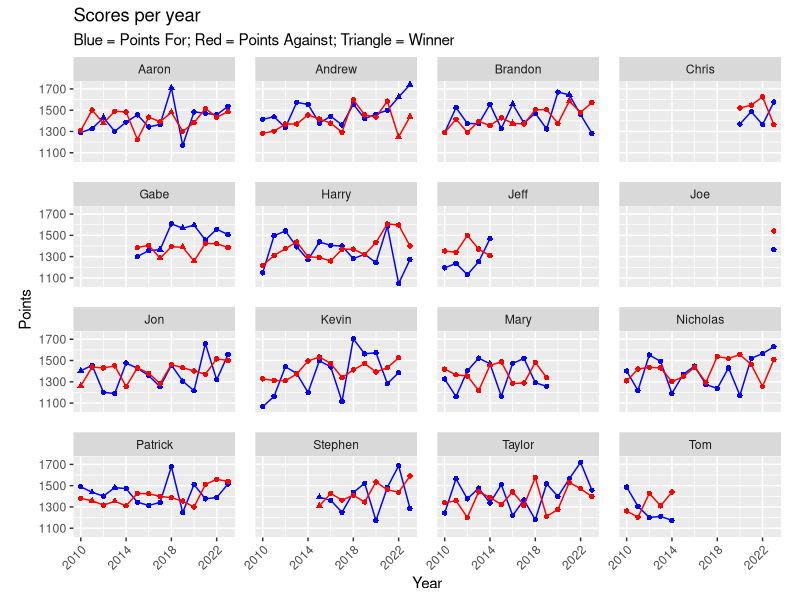

The R script that drew this image:
## ---- chunk 1

library(tidyverse)
library(readr)
library(kableExtra)

## ---- chunk 2
knitr::opts_chunk$set(
  echo = FALSE,   # Hide code
  message = FALSE, # Hide messages
  warning = FALSE, # Hide warnings
  results = 'show' # Hide results
)
## ---- chunk 3


teams1_info_2023_thru_2010_updated <- read_csv("teams1_info_2023_thru_2014_updated_csv.csv", 
  col_types = cols(
    `Team ID` = col_double(),               
    `Owner First Name` = col_character(),   
    `Is League Creator` = col_character(),  
    `Playoff Seed` = col_double(),          
    `Final Rank` = col_double(),            
    `Wins` = col_double(),                  
    `Losses` = col_double(),                
    `Ties` = col_double(),                  
    `Points For` = col_double(),            
    `Points Against` = col_double(),        
    `Year` = col_double()                   
  )
)

## ---- chunk 4
teams1_info_2023_thru_2010_updated <- teams1_info_2023_thru_2010_updated %>%
  mutate(first_name_lower = str_to_title(`Owner First Name`))


## ---- chunk 5
# Create the summary table
summary_table <- teams1_info_2023_thru_2010_updated %>%
  group_by(first_name_lower) %>%
  summarise(
    avg_points_against = round(mean(`Points Against`), 2),
    avg_points_for = round(mean(`Points For`), 2)
  ) %>%
  arrange(desc(avg_points_for))

# Rename columns for readability
summary_table <- summary_table %>%
  rename(
    `Team Name` = first_name_lower,
    `Average Points Against` = avg_points_against,
    `Average Points For` = avg_points_for
  )

# Display the table with kable and kableExtra with custom width
summary_table <- kable(summary_table, 
      caption = "Average Points For and Against by Team", 
      align = c("l", "c", "c")) %>%
  kable_styling(
    bootstrap_options = c("striped", "hover", "condensed", "responsive"),
    full_width = TRUE, # Set to TRUE to make the table wider
    position = "center"
  ) %>%
  column_spec(1, width = "15em") %>%   
  column_spec(2, width = "15em") %>%  
  column_spec(3, width = "15em") %>%  # 
  row_spec(0, bold = TRUE, color = "white", background = "#4CAF50", extra_css = "padding: 20px;")

summary_table

## ---- chunk 6

teams1_info_2023_thru_2010_updated <- 
  teams1_info_2023_thru_2010_updated %>%
  mutate(winner_y_n = ifelse(`Final Rank` == 1, "yes", "no"))


## ---- chunk 7

scores_over_time_final <- teams1_info_2023_thru_2010_updated %>%
  ggplot() +
  geom_point(aes(y = `Points For`, x = Year, shape = winner_y_n), color = "blue") +
  geom_line(aes(y = `Points For`, x = Year), color = "blue") +
  geom_point(aes(y = `Points Against`, x = Year, shape = winner_y_n), color = "red") +
  geom_line(aes(y = `Points Against`, x = Year), color = "red") +
  labs(title = "Scores per year", subtitle = "Blue = Points For; Red = Points Against; Triangle = Winner", y = "Points") +
  facet_wrap(~first_name_lower) +
  scale_x_continuous(breaks = seq(2010, 2023, by = 4)) +
  scale_y_continuous(breaks = seq(1100, 1900, by = 200)) +
  theme(legend.position = "none",
        axis.text.x = element_text(angle = 45, hjust = 1.0),
        panel.spacing = unit(1, "lines"),
        aspect.ratio = 1/2)

## ---- chunk 8
scores_over_time_final
